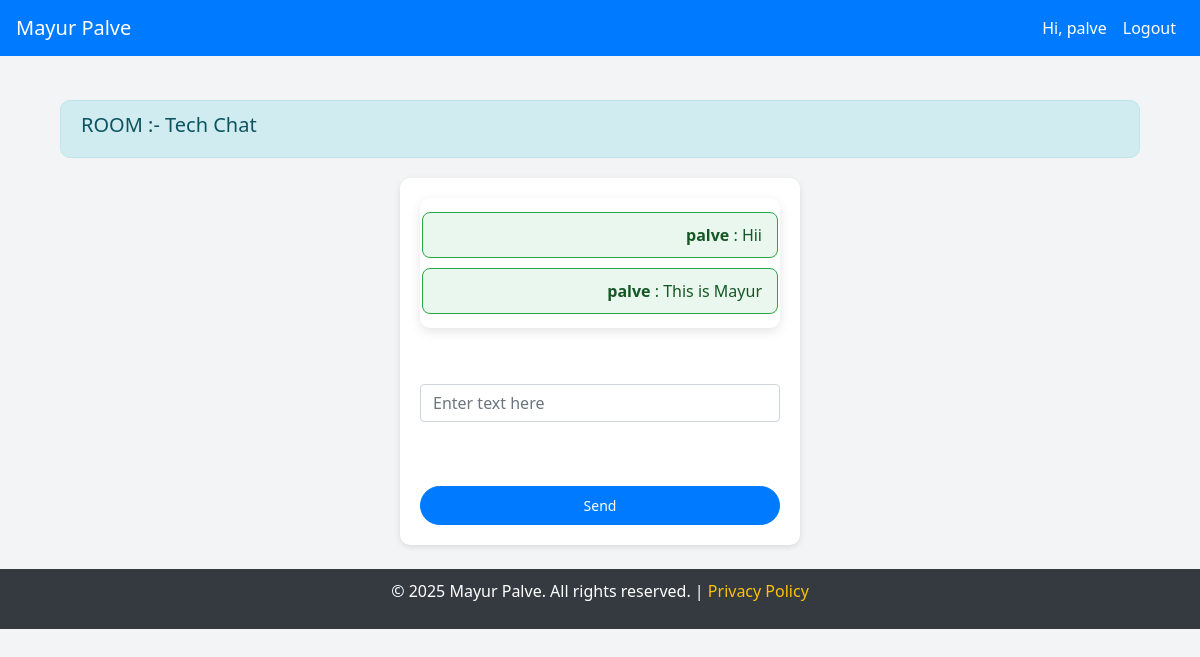
Before: /tech (signed in) with the older database file.
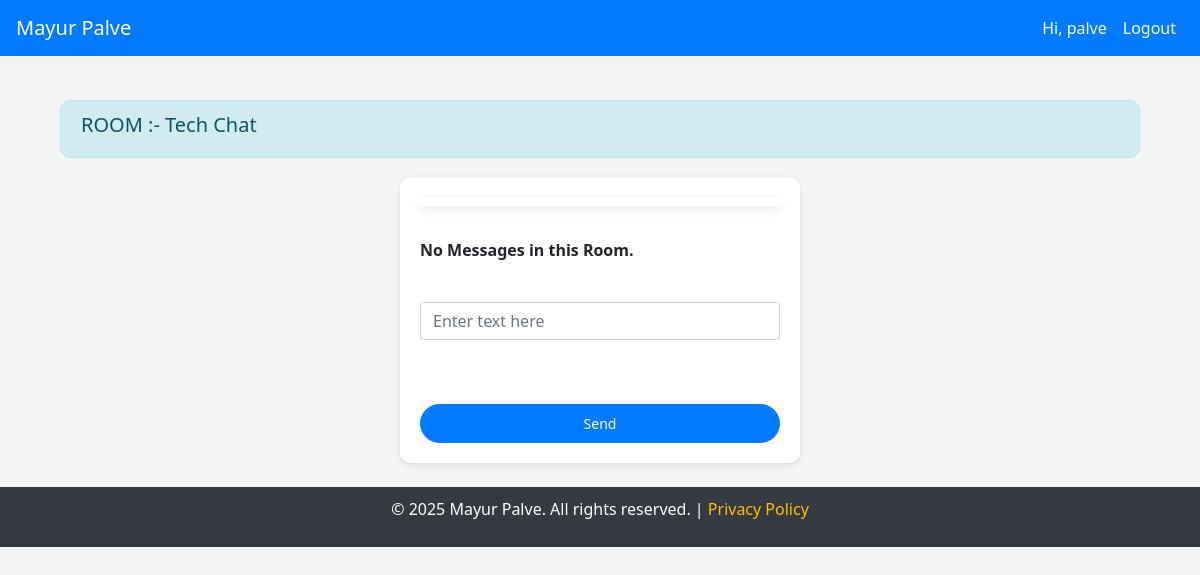
After: the same page with the newer database file.
### chatapp/models.py (models this page shows, shortened)
class Message(models.Model):
    user = models.ForeignKey(User, on_delete=models.CASCADE)
    content = models.TextField()
    room = models.ForeignKey(Room, on_delete=models.CASCADE)
    created_on = models.DateTimeField(auto_now_add=True)

### chatapp/views.py (the view)
# urls.py: path("<str:slug>", views.room, name="room"),
def room(request,slug):
    room_name=Room.objects.get(slug=slug).name
    messages=Message.objects.filter(room=Room.objects.get(slug=slug))
    return render(request, "room.html",{"room_name":room_name,"slug":slug,'messages':messages})

### templates/room.html (shortened to what this page needs)
{% extends 'base.html' %}
{% block content %}
{% if user.is_authenticated %}
  <div class="container">
    <div class="row d-flex justify-content-center">
        <div class="col-12">
            <div class="alert alert-info d-flex justify-content-between" role="alert">
              <h5>ROOM :- {{room_name}}</h5>
            </div>
            <form>
                <div class="form-group">
                  {% if messages %}
                  <div class="jumbotron" id="chatbox" style="padding: 4px 2px;max-height: 300px;  /* Adjust the max-height as needed */
                  overflow-y: scroll;
                "">
                      {% for message in messages %}
                        <div class="chat-message {% if message.user == request.user %}text-right{% else %}text-left{% endif %}">
                          <b>{{ message.user.username }}</b> : {{ message.content }}<br>
                        </div>
                        {% endfor %}
                  </div>
                  {% else %}
                  <div class="jumbotron" id="chatbox" style="padding: 4px 2px;"></div>
                  <b>No Messages in this Room.</b>
                    {% endif %}
                </div>
                <br/>
                <div class="form-group" style="width: 100%;">
                    <input class="form-control" placeholder="Enter text here" id="my_input" type="text" required></br>
                </div>
                <br/>
                <input class="btn btn-primary btn-lg btn-block" id="submit_button" type="button" value="Send">
            </form>
        </div>
    </div>
</div>
{% endif %}
<br/>
{% endblock %}

Changed rows visible on the page:
removed Message: user.username "palve", content "Hii"
removed Message: user.username "palve", content "This is Mayur"
Other visible differences:
text now shown: "No Messages in this Room."
